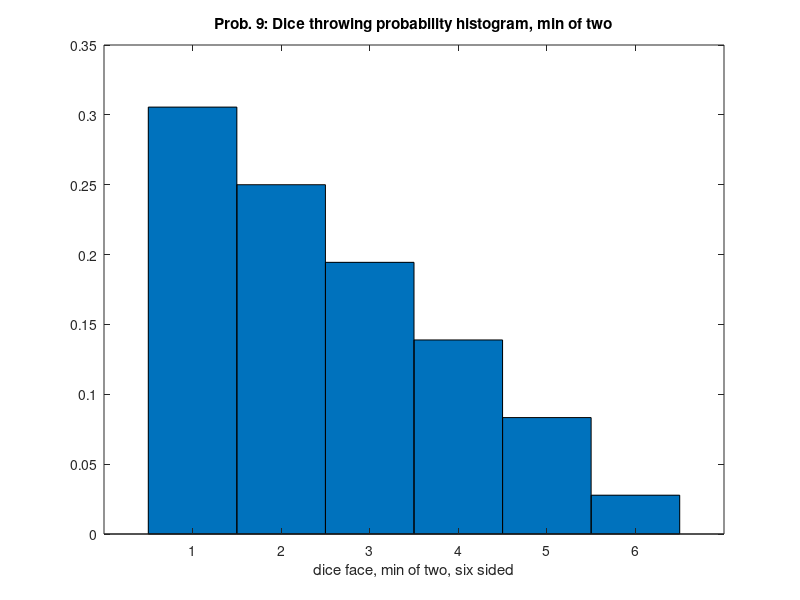
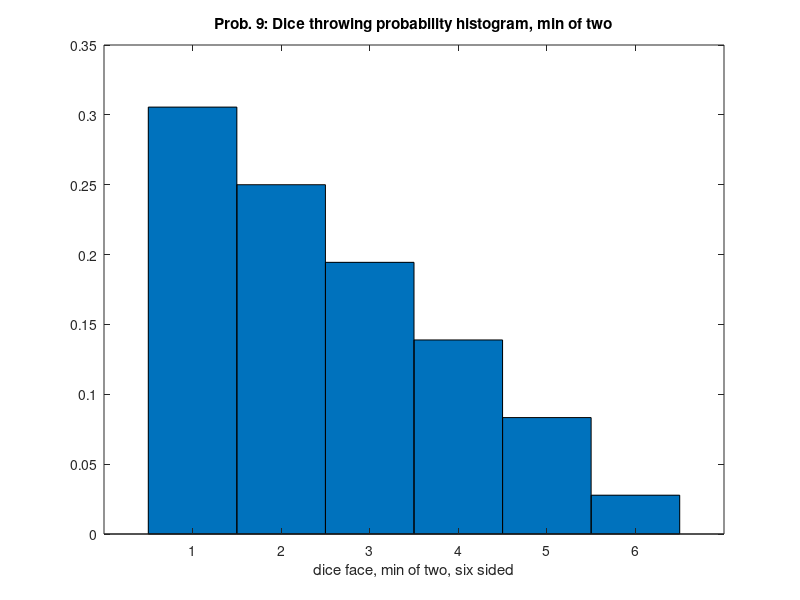

MATLAB code to generate these figures, in order:
% Problem 9: throw two dice. r.v. X is min of dice face
fprintf('(a) p.m.f.: P(X=x) = (13 - 2*x) / 36\n');
X = 1:6;
P = (13 - 2.*X) / 36;
assert(sum(P) == 1)
fprintf('(b) See plot\n');
bar(X, P, 1);
title('Prob. 9: Dice throwing probability histogram, min of two');
xlabel('dice face, min of two, six sided');
ux = X * P';
sx2 = (X.^2*P') - ux^2;
sx2_ = (X - ux).^2 * P'; % alternative way to calculate varx
assert(abs(sx2 - sx2_)/sx2_ < .001)
fprintf('(c) ux: %f (i.e. 301/36), varx: %f (i.e. 2555/1296)\n', ux, sx2);
if (exist('OCTAVE_VERSION', 'builtin'))
	print -dpng 9.png; print -dsvg 9.svg;
end
